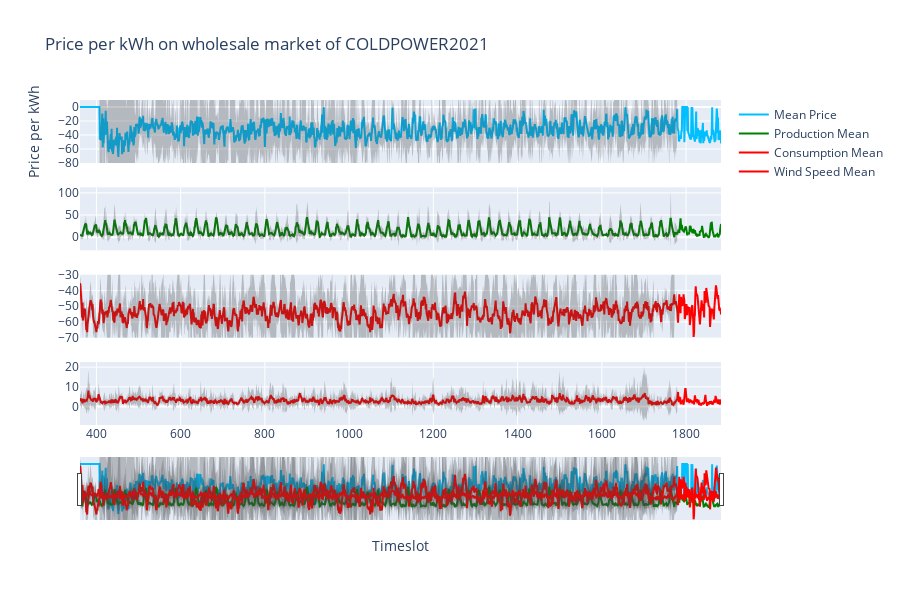

Notebook cell for this chart:
### Code cell
import plotly.graph_objects as go
from plotly.subplots import make_subplots
import numpy as np

fig = make_subplots(rows=4, cols=1,  shared_xaxes=True)

fig.add_trace(go.Scatter(x=final_prices_agg[final_prices_agg['broker'] == 'COLDPOWER2021']['ts'], y=final_prices_agg[final_prices_agg['broker'] == 'COLDPOWER2021']['mean'], name="Mean Price",mode='lines',
                         line_color='deepskyblue'), row=1, col=1)

fig.add_trace(go.Scatter(x=final_prices_agg[final_prices_agg['broker'] == 'COLDPOWER2021']['ts'], y=final_prices_agg[final_prices_agg['broker'] == 'COLDPOWER2021']['upper_bound'], name="Upper Bound",
        mode='lines',
        marker=dict(color="#444"),
        line=dict(width=0),
        showlegend=False
    ), row=1, col=1)
fig.add_trace(go.Scatter(x=final_prices_agg[final_prices_agg['broker'] == 'COLDPOWER2021']['ts'], y=final_prices_agg[final_prices_agg['broker'] == 'COLDPOWER2021']['lower_bound'], name="Lower Bound",
        marker=dict(color="#444"),
        line=dict(width=0),
        mode='lines',
        fillcolor='rgba(68, 68, 68, 0.3)',
        fill='tonexty',
        showlegend=False), row=1, col=1)

fig.update_layout(yaxis1 = dict(range=[-80, 10]))
fig.update_layout(yaxis3 = dict(range=[-70, -30]))


fig.add_trace(go.Scatter(x=final_weather_agg['ts'], y=final_weather_agg['prod_mean'], name="Production Mean",
                         line_color='green'), row=2, col=1)
fig.add_trace(go.Scatter(x=final_weather_agg['ts'], y=final_weather_agg['prod_ub'], name="Upper Bound",
        mode='lines',
        marker=dict(color="#444"),
        line=dict(width=0),
        showlegend=False
    ), row=2, col=1)
fig.add_trace(go.Scatter(x=final_weather_agg['ts'], y=final_weather_agg['prod_lb'], name="Lower Bound",
        marker=dict(color="#444"),
        line=dict(width=0),
        mode='lines',
        fillcolor='rgba(68, 68, 68, 0.3)',
        fill='tonexty',
        showlegend=False), row=2, col=1)

fig.add_trace(go.Scatter(x=final_weather_agg['ts'], y=final_weather_agg['cons_mean'], name="Consumption Mean",
                         line_color='red'), row=3, col=1)
fig.add_trace(go.Scatter(x=final_weather_agg['ts'], y=final_weather_agg['cons_ub'], name="Upper Bound",
        mode='lines',
        marker=dict(color="#444"),
        line=dict(width=0),
        showlegend=False
    ), row=3, col=1)
fig.add_trace(go.Scatter(x=final_weather_agg['ts'], y=final_weather_agg['cons_lb'], name="Lower Bound",
        marker=dict(color="#444"),
        line=dict(width=0),
        mode='lines',
        fillcolor='rgba(68, 68, 68, 0.3)',
        fill='tonexty',
        showlegend=False), row=3, col=1)

fig.add_trace(go.Scatter(x=final_weather_agg['ts'], y=final_weather_agg['wind_mean'], name="Wind Speed Mean",
                         line_color='red'), row=4, col=1)
fig.add_trace(go.Scatter(x=final_weather_agg['ts'], y=final_weather_agg['wind_ub'], name="Upper Bound",
        mode='lines',
        marker=dict(color="#444"),
        line=dict(width=0),
        showlegend=False
    ), row=4, col=1)
fig.add_trace(go.Scatter(x=final_weather_agg['ts'], y=final_weather_agg['wind_lb'], name="Lower Bound",
        marker=dict(color="#444"),
        line=dict(width=0),
        mode='lines',
        fillcolor='rgba(68, 68, 68, 0.3)',
        fill='tonexty',
        showlegend=False), row=4, col=1)




fig.update_layout(title='Price per kWh on wholesale market of COLDPOWER2021',
    yaxis_title='Price per kWh',
                  
                  xaxis4_title = 'Timeslot',
                  xaxis4_rangeslider_visible=True,
                  height=600)

fig.update_layout(#height=600, width=1400,
    hovermode = "x unified",
    legend_traceorder="normal")
fig.update_traces(xaxis='x4')

fig.show()

### Figure 1 — Plotly figure (JSON) as saved in the notebook; plotly's stock layout.template omitted (floating-point values rounded to 4 significant figures; data arrays with more than 128 entries replaced by an {"elided": "..."} marker saying what was removed)
{"data": [{"line": {"color": "deepskyblue"}, "mode": "lines", "name": "Mean Price", "type": "scatter", "x": {"elided": "1523 int values"}, "xaxis": "x4", "y": {"elided": "1523 float values"}, "yaxis": "y"}, {"line": {"width": 0}, "marker": {"color": "#444"}, "mode": "lines", "name": "Upper Bound", "showlegend": false, "type": "scatter", "x": {"elided": "1523 int values"}, "xaxis": "x4", "y": {"elided": "1523 float values"}, "yaxis": "y"}, {"fill": "tonexty", "fillcolor": "rgba(68, 68, 68, 0.3)", "line": {"width": 0}, "marker": {"color": "#444"}, "mode": "lines", "name": "Lower Bound", "showlegend": false, "type": "scatter", "x": {"elided": "1523 int values"}, "xaxis": "x4", "y": {"elided": "1523 float values"}, "yaxis": "y"}, {"line": {"color": "green"}, "name": "Production Mean", "type": "scatter", "x": {"elided": "1523 int values"}, "xaxis": "x4", "y": {"elided": "1523 float values"}, "yaxis": "y2"}, {"line": {"width": 0}, "marker": {"color": "#444"}, "mode": "lines", "name": "Upper Bound", "showlegend": false, "type": "scatter", "x": {"elided": "1523 int values"}, "xaxis": "x4", "y": {"elided": "1523 float values"}, "yaxis": "y2"}, {"fill": "tonexty", "fillcolor": "rgba(68, 68, 68, 0.3)", "line": {"width": 0}, "marker": {"color": "#444"}, "mode": "lines", "name": "Lower Bound", "showlegend": false, "type": "scatter", "x": {"elided": "1523 int values"}, "xaxis": "x4", "y": {"elided": "1523 float values"}, "yaxis": "y2"}, {"line": {"color": "red"}, "name": "Consumption Mean", "type": "scatter", "x": {"elided": "1523 int values"}, "xaxis": "x4", "y": {"elided": "1523 float values"}, "yaxis": "y3"}, {"line": {"width": 0}, "marker": {"color": "#444"}, "mode": "lines", "name": "Upper Bound", "showlegend": false, "type": "scatter", "x": {"elided": "1523 int values"}, "xaxis": "x4", "y": {"elided": "1523 float values"}, "yaxis": "y3"}, {"fill": "tonexty", "fillcolor": "rgba(68, 68, 68, 0.3)", "line": {"width": 0}, "marker": {"color": "#444"}, "mode": "lines", "name": "Lower Bound", "showlegend": false, "type": "scatter", "x": {"elided": "1523 int values"}, "xaxis": "x4", "y": {"elided": "1523 float values"}, "yaxis": "y3"}, {"line": {"color": "red"}, "name": "Wind Speed Mean", "type": "scatter", "x": {"elided": "1523 int values"}, "xaxis": "x4", "y": {"elided": "1523 float values"}, "yaxis": "y4"}, {"line": {"width": 0}, "marker": {"color": "#444"}, "mode": "lines", "name": "Upper Bound", "showlegend": false, "type": "scatter", "x": {"elided": "1523 int values"}, "xaxis": "x4", "y": {"elided": "1523 float values"}, "yaxis": "y4"}, {"fill": "tonexty", "fillcolor": "rgba(68, 68, 68, 0.3)", "line": {"width": 0}, "marker": {"color": "#444"}, "mode": "lines", "name": "Lower Bound", "showlegend": false, "type": "scatter", "x": {"elided": "1523 int values"}, "xaxis": "x4", "y": {"elided": "1523 float values"}, "yaxis": "y4"}], "layout": {"height": 600, "hovermode": "x unified", "legend": {"traceorder": "normal"}, "title": {"text": "Price per kWh on wholesale market of COLDPOWER2021"}, "xaxis": {"anchor": "y", "domain": [0, 1], "matches": "x4", "showticklabels": false}, "xaxis2": {"anchor": "y2", "domain": [0, 1], "matches": "x4", "showticklabels": false}, "xaxis3": {"anchor": "y3", "domain": [0, 1], "matches": "x4", "showticklabels": false}, "xaxis4": {"anchor": "y4", "domain": [0, 1], "rangeslider": {"visible": true}, "title": {"text": "Timeslot"}}, "yaxis": {"anchor": "x", "domain": [0.8063, 1], "range": [-80, 10], "title": {"text": "Price per kWh"}}, "yaxis2": {"anchor": "x2", "domain": [0.5375, 0.7312]}, "yaxis3": {"anchor": "x3", "domain": [0.2687, 0.4625], "range": [-70, -30]}, "yaxis4": {"anchor": "x4", "domain": [0, 0.1938]}}}
